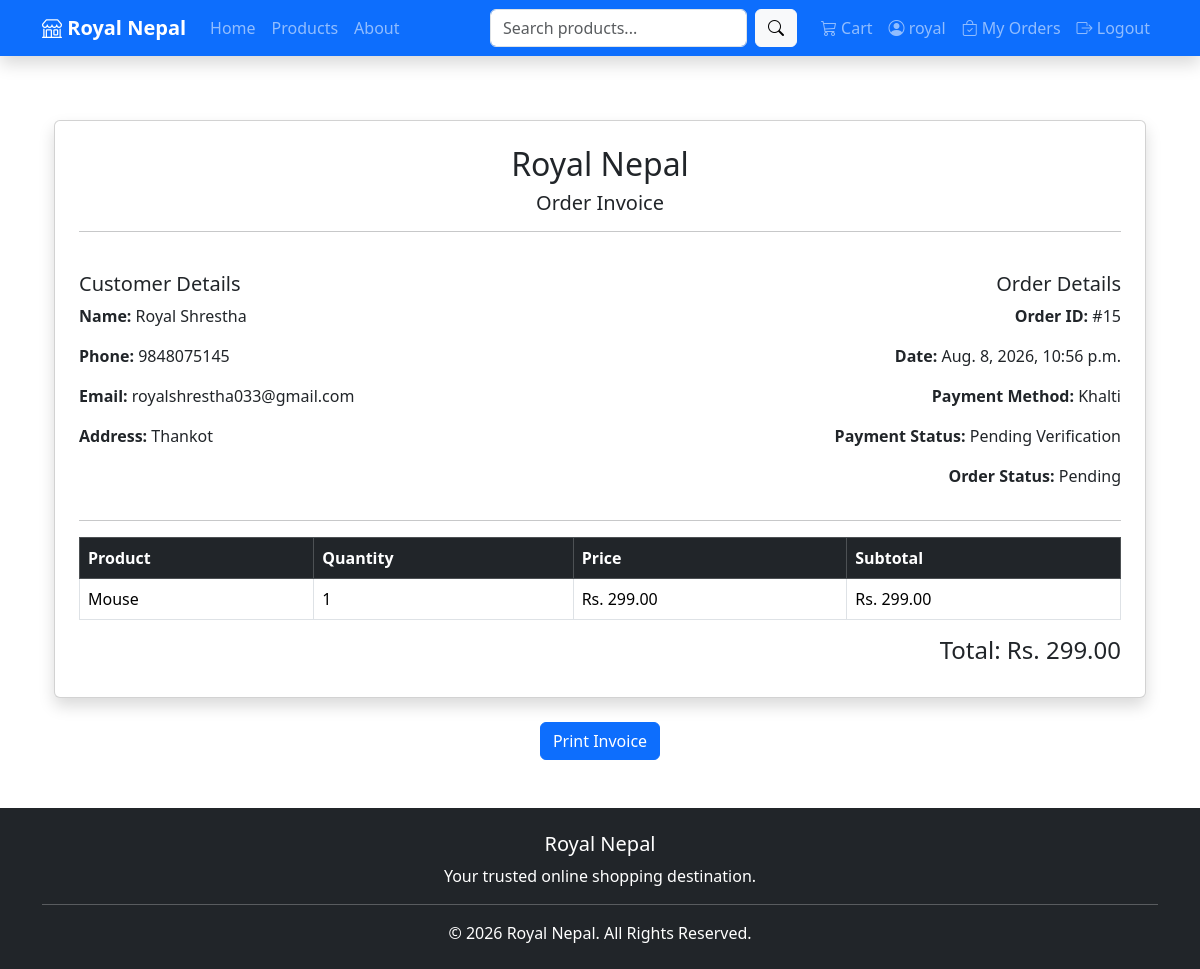
Screenshot of /orders/invoice/15/ (signed in) with the database file from the repository.
### orders/models.py (models this page shows, shortened)
class Order(models.Model):
    STATUS_CHOICES = [
        ("Pending", "Pending"),
        ("Confirmed", "Confirmed"),
        ("Shipped", "Shipped"),
        ("Delivered", "Delivered"),
    ]
    user = models.ForeignKey(User, on_delete=models.CASCADE)
    full_name = models.CharField(max_length=100)
    phone = models.CharField(max_length=20)
    email = models.EmailField()
    address = models.TextField()
    total_amount = models.DecimalField(
        max_digits=10,
        decimal_places=2
    )
    status = models.CharField(
        max_length=20,
        choices=STATUS_CHOICES,
        default="Pending"
    )
    payment_method = models.CharField(
        max_length=20,
        blank=True
    )
    payment_screenshot = models.ImageField(
        upload_to="payments/",
        blank=True,
        null=True
    )
    payment_status = models.CharField(
        max_length=30,
        default="Pending Verification"
    )
    stock_reduced = models.BooleanField(default=False)
    created_at = models.DateTimeField(
        auto_now_add=True
    )

class OrderItem(models.Model):
    order = models.ForeignKey(
        Order,
        on_delete=models.CASCADE
    )
    product = models.ForeignKey(
        "products.Product",
        on_delete=models.CASCADE
    )
    quantity = models.PositiveIntegerField()
    price = models.DecimalField(
        max_digits=10,
        decimal_places=2
    )
    def subtotal(self):
        return self.price * self.quantity

### products/models.py (models this page shows, shortened)
class Product(models.Model):
    category = models.ForeignKey(
        Category,
        on_delete=models.CASCADE
    )
    name = models.CharField(max_length=200)
    description = models.TextField()
    price = models.DecimalField(
        max_digits=10,
        decimal_places=2
    )
    stock = models.PositiveIntegerField(default=0)
    image = models.ImageField(
        upload_to="products/",
        blank=True,
        null=True
    )
    created_at = models.DateTimeField(
        auto_now_add=True
    )

### orders/views.py (the view)
@login_required
def invoice(request, order_id):
    order = get_object_or_404(
        Order,
        id=order_id,
        user=request.user
    )
    order_items = OrderItem.objects.filter(
        order=order
    )
    return render(
        request,
        "orders/invoice.html",
        {
            "order": order,
            "order_items": order_items,
        }
    )

### templates/orders/invoice.html
{% extends 'base.html' %}
{% block content %}
<div class="container mt-5">
    <div class="card shadow p-4" id="invoice">
        <div class="text-center mb-4">
            <h2>Royal Nepal</h2>
            <h5>Order Invoice</h5>
            <hr>
        </div>
        <div class="row">
            <div class="col-md-6">
                <h5>Customer Details</h5>
                <p>
                    <strong>Name:</strong> {{ order.full_name }}
                </p>
                <p>
                    <strong>Phone:</strong> {{ order.phone }}
                </p>
                <p>
                    <strong>Email:</strong> {{ order.email }}
                </p>
                <p>
                    <strong>Address:</strong> {{ order.address }}
                </p>
            </div>
            <div class="col-md-6 text-md-end">
                <h5>Order Details</h5>
                <p>
                    <strong>Order ID:</strong> #{{ order.id }}
                </p>
                <p>
                    <strong>Date:</strong> {{ order.created_at }}
                </p>
                <p>
                    <strong>Payment Method:</strong> {{ order.payment_method }}
                </p>
                <p>
                    <strong>Payment Status:</strong> {{ order.payment_status }}
                </p>
                <p>
                    <strong>Order Status:</strong> {{ order.status }}
                </p>
            </div>
        </div>
        <hr>
        <table class="table table-bordered">
            <thead class="table-dark">
                <tr>
                    <th>Product</th>
                    <th>Quantity</th>
                    <th>Price</th>
                    <th>Subtotal</th>
                </tr>
            </thead>
            <tbody>
                {% for item in order_items %}
                <tr>
                    <td>{{ item.product.name }}</td>
                    <td>{{ item.quantity }}</td>
                    <td>Rs. {{ item.price }}</td>
                    <td>Rs. {{ item.subtotal }}</td>
                </tr>
                {% endfor %}
            </tbody>
        </table>
        <div class="text-end">
            <h4>
                Total: Rs. {{ order.total_amount }}
            </h4>
        </div>
    </div>
    <div class="text-center mt-4">
        <button onclick="window.print()" class="btn btn-primary">
            Print Invoice
        </button>
    </div>
</div>
{% endblock %}

### templates/base.html (shortened to what this page needs)
<!DOCTYPE html>
<html lang="en">
<head>
<link href="https://cdn.jsdelivr.net/npm/bootstrap@5.3.7/dist/css/bootstrap.min.css" rel="stylesheet">
<link rel="stylesheet" href="https://cdn.jsdelivr.net/npm/bootstrap-icons@1.13.1/font/bootstrap-icons.min.css">
</head>
<body>
<nav class="navbar navbar-expand-lg navbar-dark bg-primary shadow fixed-top">
<div class="container">
    <a class="navbar-brand fw-bold" href="{% url 'home' %}">
        <i class="bi bi-shop"></i>
        Royal Nepal
    </a>
    <div class="collapse navbar-collapse" id="navbarNav">
        <ul class="navbar-nav me-auto">
            <li class="nav-item">
                <a class="nav-link" href="{% url 'home' %}">
                    Home
                </a>
            </li>
            <li class="nav-item">
                <a class="nav-link" href="{% url 'products' %}">
                    Products
                </a>
            </li>
            <li class="nav-item">
                <a class="nav-link" href="{% url 'about' %}">
                    About
                </a>
            </li>
        </ul>
        <form class="d-flex me-3"
              method="GET"
              action="{% url 'products' %}">
            <input
                class="form-control me-2"
                type="search"
                name="q"
                placeholder="Search products..."
                value="{{ request.GET.q }}">
            <button
                class="btn btn-light"
                type="submit">
                <i class="bi bi-search"></i>
            </button>
        </form>
        <ul class="navbar-nav">
            <li class="nav-item">
                <a class="nav-link"
                   href="{% url 'cart' %}">
                    <i class="bi bi-cart3"></i>
                    Cart
                </a>
            </li>
            {% if user.is_authenticated %}
            <li class="nav-item">
                <a class="nav-link"
                   href="{% url 'profile' %}">
                    <i class="bi bi-person-circle"></i>
                    {{ user.username }}
                </a>
            </li>
            <li class="nav-item">
                <a class="nav-link"
                   href="{% url 'my_orders' %}">
                    <i class="bi bi-bag-check"></i>
                    My Orders
                </a>
            </li>
            <li class="nav-item">
                <a class="nav-link"
                   href="{% url 'logout' %}">
                    <i class="bi bi-box-arrow-right"></i>
                    Logout
                </a>
            </li>
            {% endif %}
        </ul>
    </div>
</div>
</nav>
<div class="container mt-5 pt-4">
{% block content %}
{% endblock %}
</div>
<footer class="bg-dark text-white mt-5">
<div class="container text-center py-4">
    <h5>
        Royal Nepal
    </h5>
    <p>
        Your trusted online shopping destination.
    </p>
    <hr>
    <p class="mb-0">
        © 2026 Royal Nepal. All Rights Reserved.
    </p>
</div>
</footer>
</body>
</html>

### rows the page displays
Order: full_name "Royal Shrestha", phone "9848075145", email "royalshrestha033@gmail.com", address "Thankot", id "15", created_at "Aug. 8, 2026, 10:56 p.m.", payment_method "Khalti", payment_status "Pending Verification", status "Pending", total_amount "299.00"
OrderItem: product.name "Mouse", quantity "1", price "299.00", subtotal "299.00"

### other values shown
{{ user.username }} "royal"
